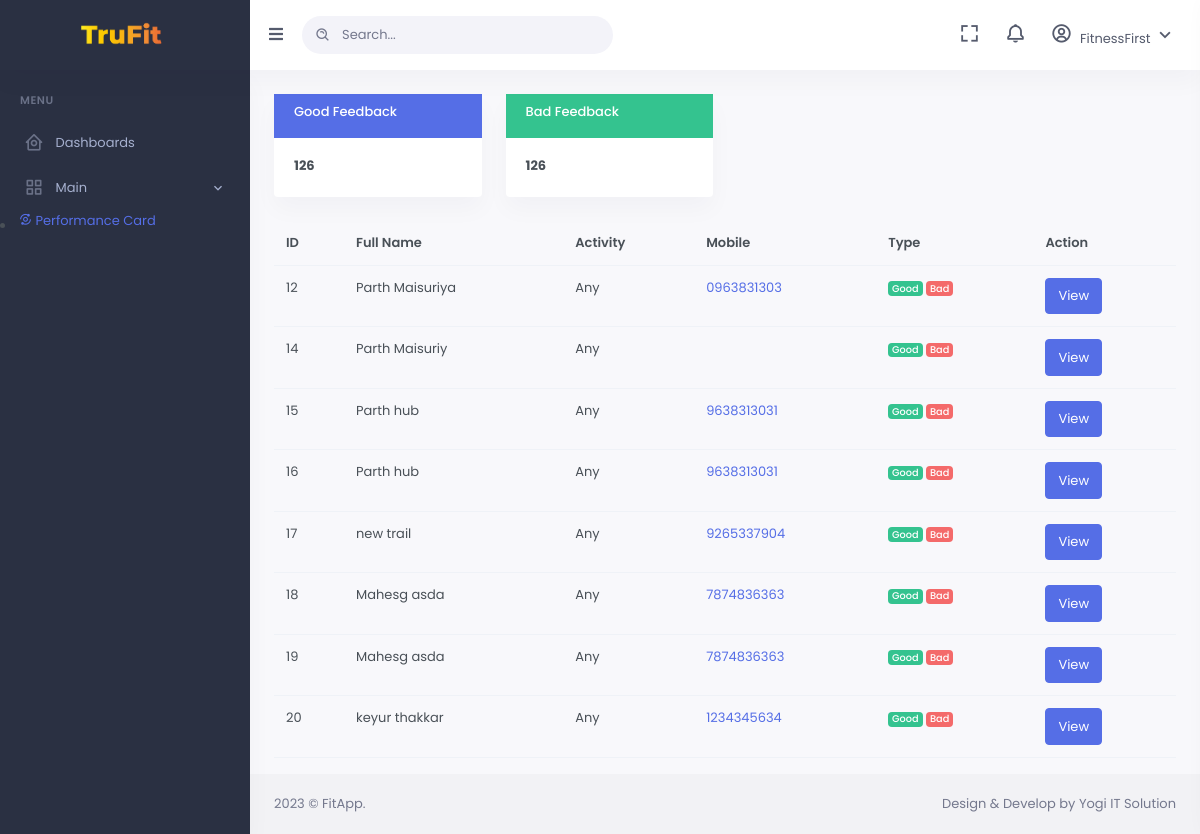
The app's page /feedback.php (signed in), older data.
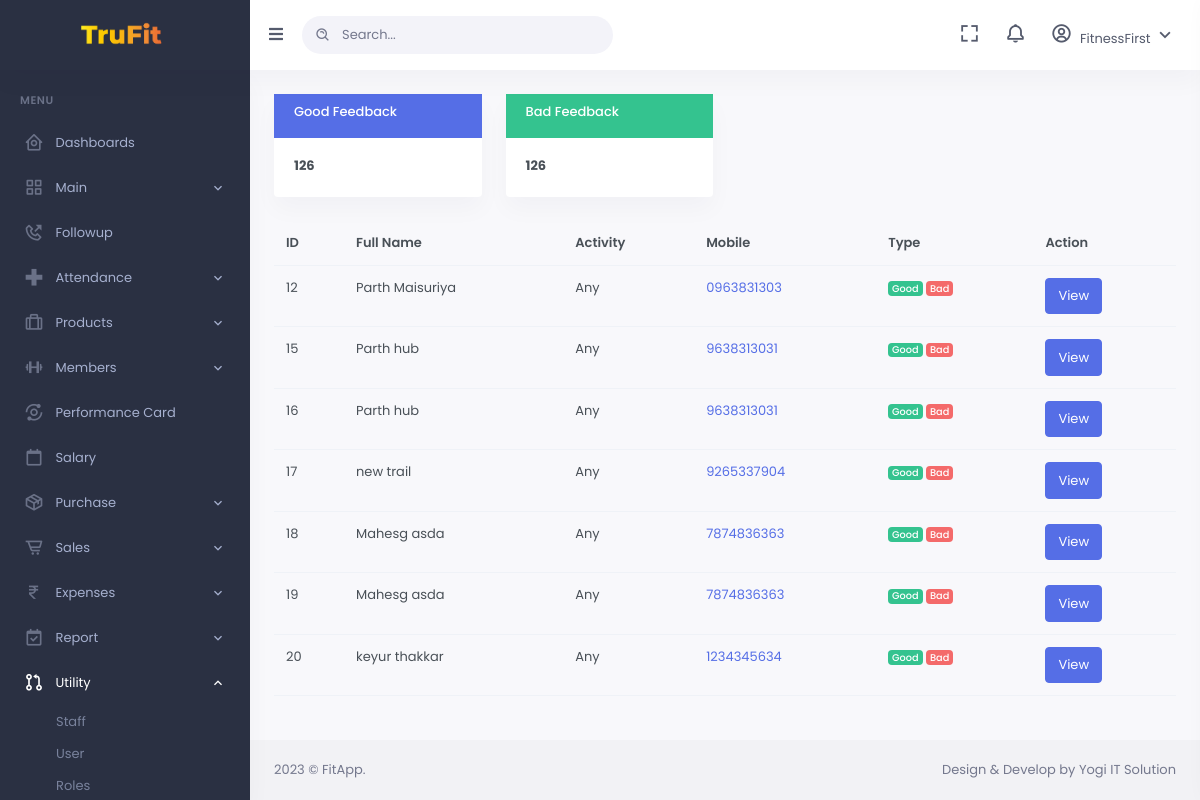
The same page, newer data.
### tables this page shows
CREATE TABLE `student` (
  `stdID` int(11) NOT NULL,
  `stdfName` varchar(100) NOT NULL,
  `stdlName` varchar(100) NOT NULL,
  `stdAge` int(3) NOT NULL,
  `stdGender` varchar(7) NOT NULL,
  `stdContact` varchar(10) NOT NULL,
  `stdEmailID` varchar(50) NOT NULL,
  `school` varchar(200) NOT NULL,
  `locationID` int(11) NOT NULL,
  `refID` int(11) NOT NULL,
  `programInterestedIN` int(11) NOT NULL,
  `resume` varchar(500) NOT NULL,
  `priority` varchar(50) NOT NULL,
  `remarks` varchar(500) NOT NULL
);

### feedback.php (the view, shortened to what the changed rows need)
<?php
include_once 'db_conn.php';
?>
<!DOCTYPE html>
<html lang="en">
<?php
include('inc/head.php')
?>
<body data-sidebar="dark">
    <div id="layout-wrapper">
        <?php
        include('inc/sidebar.php')
        ?>
        <div id="main" class="layout-column flex">
            <div class="main-content">
                <div class="page-content">
                    <div class="container-fluid">
                        <div class="padding">
                            <table id="table" class="table table-theme v-middle" data-plugin="bootstrapTable" data-toolbar="#toolbar" data-search="true" data-search-align="left" data-show-export="true" data-show-columns="true" data-detail-view="false" data-mobile-responsive="true" data-pagination="true" data-page-list="[10, 25, 50, 100, ALL]">
                                <thead>
                                    <tr>
                                        <th data-sortable="true" data-field="id">ID</th>
                                        <th data-sortable="true" data-field="fullname">Full Name</th>
                                        <th data-sortable="true" data-field="age">Activity</th>
                                        <th data-sortable="true" data-field="Mobile">Mobile</th>
                                        <th data-sortable="true" data-field="Remark">Type</th>
                                        <th>Action</th>
                                    </tr>
                                </thead>
                                <tbody>
                                    <?php
                                    $sqlIn = "SELECT * FROM `student` as s inner JOIN location as l on s.locationID = l.locationID";
                                    $res = mysqli_query($conn, $sqlIn);
                                    while ($row = mysqli_fetch_assoc($res)) {
                                    ?>
                                        <tr class=" flex">
                                            <td class="flex"><?= $row['stdID'] ?></td>
                                            <td class="flex"><?= $row['stdfName'] . " " . $row['stdlName'] ?></td>
                                            <td>Any </td>
                                            <td class="flex"><a href="tel:<?= $row['stdContact'] ?>"><?= $row['stdContact'] ?></td>
                                            <td>
                                                <span class="badge  bg-success">
                                                    Good
                                                </span>
                                                <span class="badge  bg-danger ">
                                                    Bad
                                                </span>
                                            </td>
                                            <td>
                                                    <button type="button" class="btn btn-primary">
                                                        View
                                                    </button>
                                            </td>
                                        </tr>
                                    <?php } ?>
                                </tbody>
                            </table>
                        </div>
                    </div>
                </div>
            </div>
        </div>
    </div>
</body>
</html>

### inc/sidebar.php (shortened to what the changed rows need)
<?php
    if(isset($_SESSION['roleID']))
    {
        $roleID = $_SESSION['roleID'];
        $roleArr = array();
        $i = 0;
        $sqlChkPer = "SELECT * from permissionmanager where roleID = $roleID";
        $resChkPer = mysqli_query($conn,$sqlChkPer);
        while($rowChkPer = mysqli_fetch_assoc($resChkPer))
        {
            $roleArr[$i] = $rowChkPer['perID'];
            $i = $i + 1;
        }
    }
    else
    {
        header("Location: login.php");
    }
 ?>
<div class="vertical-menu">
    <div data-simplebar class="h-100">
        <div id="sidebar-menu">
            <ul class="metismenu list-unstyled" id="side-menu">
                <?php
                    if(in_array(14,$roleArr))
                    {
                ?>
                <li>
                    <a href="followup.php" class="waves-effect">
                        <i class="bx bx-phone-outgoing"></i>
                        <span key="t-dashboards">Followup</span>
                    </a>
                </li>
                <?php } ?>
                <?php
                    if(in_array(10,$roleArr) || in_array(1,$roleArr))
                    {
                ?>
                <li>
                    <a href="javascript: void(0);" class="has-arrow waves-effect">
                        <i class="bx bx-plus-medical"></i>
                        <span key="t-dashboards">Attendance</span>
                    </a>
                    <ul class="sub-menu" aria-expanded="false">
                        <?php } ?>
                    </ul>
                </li>
                <?php
                    if(in_array(16,$roleArr))
                    {
                ?>
                <li>
                    <a href="javascript: void(0);" class="has-arrow waves-effect">
                        <i class="bx bx-briefcase-alt"></i>
                        <span key="t-dashboards">Products</span>
                    </a>
                </li>
                <?php } ?>
                <?php
                    if(in_array(17,$roleArr))
                    {
                ?>
                <li>
                    <a href="javascript: void(0);" class="has-arrow waves-effect">
                        <i class="bx bx-dumbbell"></i>
                        <span key="t-dashboards">Members</span>
                    </a>
                </li>
            <?php } ?>
                <li>
                    <a href="scorecard.php" class="waves-effect">
                        <i class="bx bx-analyse"></i>
                        <span key="t-dashboards">Performance Card</span>
                    </a>
                </li>
                <?php
                    if(in_array(4,$roleArr))
                    {
                ?>
                <li>
                    <a href="salarayregister.php" class="waves-effect">
                        <i class="bx bx-calendar-alt"></i>
                        <span key="t-dashboards">Salary</span>
                    </a>
                </li>
                <?php } ?>
                <?php
                    if(in_array(19,$roleArr))
                    {
                ?>
                <li>
                    <a href="javascript: void(0);" class="has-arrow waves-effect">
                        <i class="bx bx-package"></i>
                        <span key="t-dashboards">Purchase</span>
                    </a>
                </li>
            <?php } ?>
            <?php
                if(in_array(20,$roleArr))
                {
            ?>
                <li>
                    <a href="javascript: void(0);" class="has-arrow waves-effect">
                        <i class="bx bx-cart-alt"></i>
                        <span key="t-dashboards">Sales</span>
                    </a>
                </li>
            <?php } ?>
            <?php
                if(in_array(21,$roleArr))
                {
            ?>
                <li>
                    <a href="javascript: void(0);" class="has-arrow waves-effect">
                        <i class="bx bx-rupee"></i>
                        <span key="t-dashboards">Expenses</span>
                    </a>
                </li>
            <?php } ?>
            <?php
                if(in_array(3,$roleArr))
                {
            ?>
                <li>
                    <a href="javascript: void(0);" class="has-arrow waves-effect">
                        <i class="bx bx-calendar-check"></i>
                        <span key="t-dashboards">Report</span>
                    </a>
                </li>
            <?php } ?>
            <?php
                if(in_array(8,$roleArr))
                {
            ?>
                <li>
                    <a href="javascript: void(0);" class="has-arrow waves-effect">
                        <i class="bx bx-git-pull-request"></i>
                        <span key="t-dashboards">Utility</span>
                    </a>
                    <ul class="sub-menu" aria-expanded="false">
                        <li>
                            <a href="all-emp.php" class="">
                                <span class="nav-text">Staff</span>
                            </a>
                        </li>
                        <li>
                            <a href="u_user.php" class="">
                                <span class="nav-text">User</span>
                            </a>
                        </li>
                        <li>
                            <a href="role.php" class="">
                                <span class="nav-text">Roles</span>
                            </a>
                        </li>
                    </ul>
                </li>
            <?php } ?>
            </ul>
        </div>
    </div>
</div>

Row changes from the older to the newer data that the page shows:
no longer on this page (row edited): student: stdID "14", stdfName "Parth", stdlName "Maisuriy"
Text that changed along with them:
text now shown: "Followup Attendance Products Members Salary Purchase Sales Expenses Report Utility Staff User Roles"
